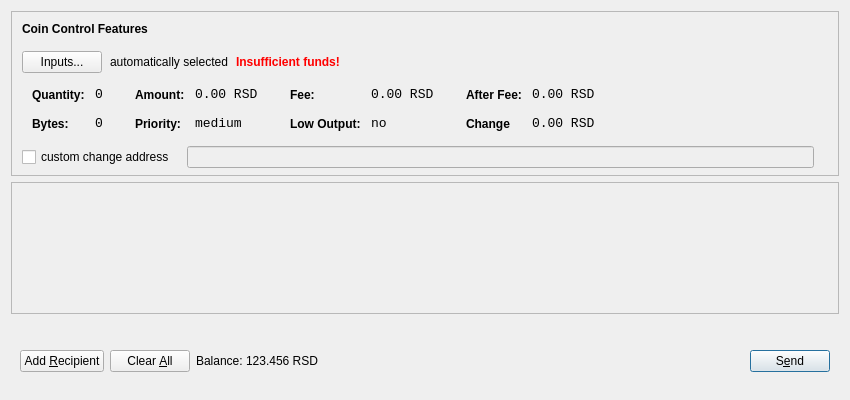
<?xml version="1.0" encoding="UTF-8"?>
<ui version="4.0">
 <class>SendCoinsDialog</class>
 <widget class="QDialog" name="SendCoinsDialog">
  <property name="geometry">
   <rect>
    <x>0</x>
    <y>0</y>
    <width>850</width>
    <height>400</height>
   </rect>
  </property>
  <property name="windowTitle">
   <string>Send Coins</string>
  </property>
  <layout class="QVBoxLayout" name="verticalLayout" stretch="0,1,0">
   <property name="bottomMargin">
    <number>8</number>
   </property>
   <item>
    <widget class="QFrame" name="frameCoinControl">
     <property name="sizePolicy">
      <sizepolicy hsizetype="Expanding" vsizetype="Expanding">
       <horstretch>0</horstretch>
       <verstretch>0</verstretch>
      </sizepolicy>
     </property>
     <property name="maximumSize">
      <size>
       <width>16777215</width>
       <height>16777215</height>
      </size>
     </property>
     <property name="frameShape">
      <enum>QFrame::StyledPanel</enum>
     </property>
     <property name="frameShadow">
      <enum>QFrame::Sunken</enum>
     </property>
     <layout class="QVBoxLayout" name="verticalLayoutCoinControl2">
      <property name="spacing">
       <number>6</number>
      </property>
      <property name="leftMargin">
       <number>0</number>
      </property>
      <property name="topMargin">
       <number>0</number>
      </property>
      <property name="rightMargin">
       <number>0</number>
      </property>
      <property name="bottomMargin">
       <number>6</number>
      </property>
      <item>
       <layout class="QVBoxLayout" name="verticalLayoutCoinControl" stretch="0,0,0,0,1">
        <property name="spacing">
         <number>0</number>
        </property>
        <property name="leftMargin">
         <number>10</number>
        </property>
        <property name="topMargin">
         <number>10</number>
        </property>
        <item>
         <layout class="QHBoxLayout" name="horizontalLayoutCoinControl1">
          <property name="bottomMargin">
           <number>15</number>
          </property>
          <item>
           <widget class="QLabel" name="labelCoinControlFeatures">
            <property name="sizePolicy">
             <sizepolicy hsizetype="Preferred" vsizetype="Maximum">
              <horstretch>0</horstretch>
              <verstretch>0</verstretch>
             </sizepolicy>
            </property>
            <property name="font">
             <font>
              <weight>75</weight>
              <bold>true</bold>
             </font>
            </property>
            <property name="styleSheet">
             <string notr="true">font-weight:bold;</string>
            </property>
            <property name="text">
             <string>Coin Control Features</string>
            </property>
           </widget>
          </item>
         </layout>
        </item>
        <item>
         <layout class="QHBoxLayout" name="horizontalLayoutCoinControl2" stretch="0,0,0,0">
          <property name="spacing">
           <number>8</number>
          </property>
          <property name="bottomMargin">
           <number>10</number>
          </property>
          <item>
           <widget class="QPushButton" name="pushButtonCoinControl">
            <property name="styleSheet">
             <string notr="true"/>
            </property>
            <property name="text">
             <string>Inputs...</string>
            </property>
           </widget>
          </item>
          <item>
           <widget class="QLabel" name="labelCoinControlAutomaticallySelected">
            <property name="text">
             <string>automatically selected</string>
            </property>
            <property name="margin">
             <number>5</number>
            </property>
           </widget>
          </item>
          <item>
           <widget class="QLabel" name="labelCoinControlInsuffFunds">
            <property name="font">
             <font>
              <weight>75</weight>
              <bold>true</bold>
             </font>
            </property>
            <property name="styleSheet">
             <string notr="true">color:red;font-weight:bold;</string>
            </property>
            <property name="text">
             <string>Insufficient funds!</string>
            </property>
            <property name="margin">
             <number>5</number>
            </property>
           </widget>
          </item>
          <item>
           <spacer name="horizontalSpacerCoinControl">
            <property name="orientation">
             <enum>Qt::Horizontal</enum>
            </property>
            <property name="sizeHint" stdset="0">
             <size>
              <width>40</width>
              <height>1</height>
             </size>
            </property>
           </spacer>
          </item>
         </layout>
        </item>
        <item>
         <widget class="QWidget" name="widgetCoinControl" native="true">
          <property name="sizePolicy">
           <sizepolicy hsizetype="Preferred" vsizetype="Preferred">
            <horstretch>0</horstretch>
            <verstretch>0</verstretch>
           </sizepolicy>
          </property>
          <property name="minimumSize">
           <size>
            <width>0</width>
            <height>0</height>
           </size>
          </property>
          <property name="styleSheet">
           <string notr="true"/>
          </property>
          <layout class="QHBoxLayout" name="horizontalLayoutCoinControl5">
           <property name="leftMargin">
            <number>0</number>
           </property>
           <property name="topMargin">
            <number>0</number>
           </property>
           <property name="rightMargin">
            <number>0</number>
           </property>
           <property name="bottomMargin">
            <number>0</number>
           </property>
           <item>
            <layout class="QHBoxLayout" name="horizontalLayoutCoinControl3" stretch="0,0,0,1">
             <property name="spacing">
              <number>20</number>
             </property>
             <property name="topMargin">
              <number>0</number>
             </property>
             <property name="bottomMargin">
              <number>10</number>
             </property>
             <item>
              <layout class="QFormLayout" name="formLayoutCoinControl1">
               <property name="horizontalSpacing">
                <number>10</number>
               </property>
               <property name="verticalSpacing">
                <number>14</number>
               </property>
               <property name="leftMargin">
                <number>10</number>
               </property>
               <property name="topMargin">
                <number>4</number>
               </property>
               <property name="rightMargin">
                <number>6</number>
               </property>
               <item row="0" column="0">
                <widget class="QLabel" name="labelCoinControlQuantityText">
                 <property name="styleSheet">
                  <string notr="true">font-weight:bold;</string>
                 </property>
                 <property name="text">
                  <string>Quantity:</string>
                 </property>
                 <property name="margin">
                  <number>0</number>
                 </property>
                </widget>
               </item>
               <item row="0" column="1">
                <widget class="QLabel" name="labelCoinControlQuantity">
                 <property name="font">
                  <font>
                   <family>Monospace</family>
                   <pointsize>10</pointsize>
                  </font>
                 </property>
                 <property name="cursor">
                  <cursorShape>IBeamCursor</cursorShape>
                 </property>
                 <property name="contextMenuPolicy">
                  <enum>Qt::ActionsContextMenu</enum>
                 </property>
                 <property name="text">
                  <string>0</string>
                 </property>
                 <property name="margin">
                  <number>0</number>
                 </property>
                 <property name="textInteractionFlags">
                  <set>Qt::LinksAccessibleByMouse|Qt::TextSelectableByKeyboard|Qt::TextSelectableByMouse</set>
                 </property>
                </widget>
               </item>
               <item row="1" column="0">
                <widget class="QLabel" name="labelCoinControlBytesText">
                 <property name="styleSheet">
                  <string notr="true">font-weight:bold;</string>
                 </property>
                 <property name="text">
                  <string>Bytes:</string>
                 </property>
                </widget>
               </item>
               <item row="1" column="1">
                <widget class="QLabel" name="labelCoinControlBytes">
                 <property name="font">
                  <font>
                   <family>Monospace</family>
                   <pointsize>10</pointsize>
                  </font>
                 </property>
                 <property name="cursor">
                  <cursorShape>IBeamCursor</cursorShape>
                 </property>
                 <property name="contextMenuPolicy">
                  <enum>Qt::ActionsContextMenu</enum>
                 </property>
                 <property name="text">
                  <string>0</string>
                 </property>
                 <property name="textInteractionFlags">
                  <set>Qt::LinksAccessibleByMouse|Qt::TextSelectableByKeyboard|Qt::TextSelectableByMouse</set>
                 </property>
                </widget>
               </item>
              </layout>
             </item>
             <item>
              <layout class="QFormLayout" name="formLayoutCoinControl2">
               <property name="horizontalSpacing">
                <number>10</number>
               </property>
               <property name="verticalSpacing">
                <number>14</number>
               </property>
               <property name="leftMargin">
                <number>6</number>
               </property>
               <property name="topMargin">
                <number>4</number>
               </property>
               <property name="rightMargin">
                <number>6</number>
               </property>
               <item row="0" column="0">
                <widget class="QLabel" name="labelCoinControlAmountText">
                 <property name="styleSheet">
                  <string notr="true">font-weight:bold;</string>
                 </property>
                 <property name="text">
                  <string>Amount:</string>
                 </property>
                 <property name="margin">
                  <number>0</number>
                 </property>
                </widget>
               </item>
               <item row="0" column="1">
                <widget class="QLabel" name="labelCoinControlAmount">
                 <property name="font">
                  <font>
                   <family>Monospace</family>
                   <pointsize>10</pointsize>
                  </font>
                 </property>
                 <property name="cursor">
                  <cursorShape>IBeamCursor</cursorShape>
                 </property>
                 <property name="contextMenuPolicy">
                  <enum>Qt::ActionsContextMenu</enum>
                 </property>
                 <property name="text">
                  <string>0.00 RSD</string>
                 </property>
                 <property name="textInteractionFlags">
                  <set>Qt::LinksAccessibleByMouse|Qt::TextSelectableByKeyboard|Qt::TextSelectableByMouse</set>
                 </property>
                </widget>
               </item>
               <item row="1" column="0">
                <widget class="QLabel" name="labelCoinControlPriorityText">
                 <property name="styleSheet">
                  <string notr="true">font-weight:bold;</string>
                 </property>
                 <property name="text">
                  <string>Priority:</string>
                 </property>
                </widget>
               </item>
               <item row="1" column="1">
                <widget class="QLabel" name="labelCoinControlPriority">
                 <property name="font">
                  <font>
                   <family>Monospace</family>
                   <pointsize>10</pointsize>
                  </font>
                 </property>
                 <property name="cursor">
                  <cursorShape>IBeamCursor</cursorShape>
                 </property>
                 <property name="contextMenuPolicy">
                  <enum>Qt::ActionsContextMenu</enum>
                 </property>
                 <property name="text">
                  <string>medium</string>
                 </property>
                 <property name="textInteractionFlags">
                  <set>Qt::LinksAccessibleByMouse|Qt::TextSelectableByKeyboard|Qt::TextSelectableByMouse</set>
                 </property>
                </widget>
               </item>
              </layout>
             </item>
             <item>
              <layout class="QFormLayout" name="formLayoutCoinControl3">
               <property name="horizontalSpacing">
                <number>10</number>
               </property>
               <property name="verticalSpacing">
                <number>14</number>
               </property>
               <property name="leftMargin">
                <number>6</number>
               </property>
               <property name="topMargin">
                <number>4</number>
               </property>
               <property name="rightMargin">
                <number>6</number>
               </property>
               <item row="0" column="0">
                <widget class="QLabel" name="labelCoinControlFeeText">
                 <property name="styleSheet">
                  <string notr="true">font-weight:bold;</string>
                 </property>
                 <property name="text">
                  <string>Fee:</string>
                 </property>
                 <property name="margin">
                  <number>0</number>
                 </property>
                </widget>
               </item>
               <item row="0" column="1">
                <widget class="QLabel" name="labelCoinControlFee">
                 <property name="font">
                  <font>
                   <family>Monospace</family>
                   <pointsize>10</pointsize>
                  </font>
                 </property>
                 <property name="cursor">
                  <cursorShape>IBeamCursor</cursorShape>
                 </property>
                 <property name="contextMenuPolicy">
                  <enum>Qt::ActionsContextMenu</enum>
                 </property>
                 <property name="text">
                  <string>0.00 RSD</string>
                 </property>
                 <property name="textInteractionFlags">
                  <set>Qt::LinksAccessibleByMouse|Qt::TextSelectableByKeyboard|Qt::TextSelectableByMouse</set>
                 </property>
                </widget>
               </item>
               <item row="1" column="0">
                <widget class="QLabel" name="labelCoinControlLowOutputText">
                 <property name="styleSheet">
                  <string notr="true">font-weight:bold;</string>
                 </property>
                 <property name="text">
                  <string>Low Output:</string>
                 </property>
                </widget>
               </item>
               <item row="1" column="1">
                <widget class="QLabel" name="labelCoinControlLowOutput">
                 <property name="font">
                  <font>
                   <family>Monospace</family>
                   <pointsize>10</pointsize>
                  </font>
                 </property>
                 <property name="cursor">
                  <cursorShape>IBeamCursor</cursorShape>
                 </property>
                 <property name="contextMenuPolicy">
                  <enum>Qt::ActionsContextMenu</enum>
                 </property>
                 <property name="text">
                  <string>no</string>
                 </property>
                 <property name="textInteractionFlags">
                  <set>Qt::LinksAccessibleByMouse|Qt::TextSelectableByKeyboard|Qt::TextSelectableByMouse</set>
                 </property>
                </widget>
               </item>
              </layout>
             </item>
             <item>
              <layout class="QFormLayout" name="formLayoutCoinControl4">
               <property name="horizontalSpacing">
                <number>10</number>
               </property>
               <property name="verticalSpacing">
                <number>14</number>
               </property>
               <property name="leftMargin">
                <number>6</number>
               </property>
               <property name="topMargin">
                <number>4</number>
               </property>
               <property name="rightMargin">
                <number>6</number>
               </property>
               <item row="0" column="0">
                <widget class="QLabel" name="labelCoinControlAfterFeeText">
                 <property name="styleSheet">
                  <string notr="true">font-weight:bold;</string>
                 </property>
                 <property name="text">
                  <string>After Fee:</string>
                 </property>
                 <property name="margin">
                  <number>0</number>
                 </property>
                </widget>
               </item>
               <item row="0" column="1">
                <widget class="QLabel" name="labelCoinControlAfterFee">
                 <property name="font">
                  <font>
                   <family>Monospace</family>
                   <pointsize>10</pointsize>
                  </font>
                 </property>
                 <property name="cursor">
                  <cursorShape>IBeamCursor</cursorShape>
                 </property>
                 <property name="contextMenuPolicy">
                  <enum>Qt::ActionsContextMenu</enum>
                 </property>
                 <property name="text">
                  <string>0.00 RSD</string>
                 </property>
                 <property name="textInteractionFlags">
                  <set>Qt::LinksAccessibleByMouse|Qt::TextSelectableByKeyboard|Qt::TextSelectableByMouse</set>
                 </property>
                </widget>
               </item>
               <item row="1" column="0">
                <widget class="QLabel" name="labelCoinControlChangeText">
                 <property name="styleSheet">
                  <string notr="true">font-weight:bold;</string>
                 </property>
                 <property name="text">
                  <string>Change</string>
                 </property>
                </widget>
               </item>
               <item row="1" column="1">
                <widget class="QLabel" name="labelCoinControlChange">
                 <property name="font">
                  <font>
                   <family>Monospace</family>
                   <pointsize>10</pointsize>
                  </font>
                 </property>
                 <property name="cursor">
                  <cursorShape>IBeamCursor</cursorShape>
                 </property>
                 <property name="contextMenuPolicy">
                  <enum>Qt::ActionsContextMenu</enum>
                 </property>
                 <property name="text">
                  <string>0.00 RSD</string>
                 </property>
                 <property name="textInteractionFlags">
                  <set>Qt::LinksAccessibleByMouse|Qt::TextSelectableByKeyboard|Qt::TextSelectableByMouse</set>
                 </property>
                </widget>
               </item>
              </layout>
             </item>
            </layout>
           </item>
          </layout>
         </widget>
        </item>
        <item>
         <layout class="QHBoxLayout" name="horizontalLayoutCoinControl4" stretch="0,0,0">
          <property name="spacing">
           <number>12</number>
          </property>
          <property name="sizeConstraint">
           <enum>QLayout::SetDefaultConstraint</enum>
          </property>
          <property name="topMargin">
           <number>5</number>
          </property>
          <property name="rightMargin">
           <number>5</number>
          </property>
          <item>
           <widget class="QCheckBox" name="checkBoxCoinControlChange">
            <property name="text">
             <string>custom change address</string>
            </property>
           </widget>
          </item>
          <item>
           <widget class="QLineEdit" name="lineEditCoinControlChange">
            <property name="enabled">
             <bool>false</bool>
            </property>
            <property name="sizePolicy">
             <sizepolicy hsizetype="Expanding" vsizetype="Fixed">
              <horstretch>0</horstretch>
              <verstretch>0</verstretch>
             </sizepolicy>
            </property>
           </widget>
          </item>
          <item>
           <widget class="QLabel" name="labelCoinControlChangeLabel">
            <property name="sizePolicy">
             <sizepolicy hsizetype="Preferred" vsizetype="Expanding">
              <horstretch>0</horstretch>
              <verstretch>0</verstretch>
             </sizepolicy>
            </property>
            <property name="minimumSize">
             <size>
              <width>0</width>
              <height>0</height>
             </size>
            </property>
            <property name="text">
             <string/>
            </property>
            <property name="margin">
             <number>3</number>
            </property>
           </widget>
          </item>
         </layout>
        </item>
        <item>
         <spacer name="verticalSpacerCoinControl">
          <property name="orientation">
           <enum>Qt::Vertical</enum>
          </property>
          <property name="sizeHint" stdset="0">
           <size>
            <width>800</width>
            <height>1</height>
           </size>
          </property>
         </spacer>
        </item>
       </layout>
      </item>
     </layout>
    </widget>
   </item>
   <item>
    <widget class="QScrollArea" name="scrollArea">
     <property name="widgetResizable">
      <bool>true</bool>
     </property>
     <widget class="QWidget" name="scrollAreaWidgetContents">
      <property name="geometry">
       <rect>
        <x>0</x>
        <y>0</y>
        <width>830</width>
        <height>124</height>
       </rect>
      </property>
      <layout class="QVBoxLayout" name="verticalLayout_2">
       <property name="leftMargin">
        <number>0</number>
       </property>
       <property name="topMargin">
        <number>0</number>
       </property>
       <property name="rightMargin">
        <number>0</number>
       </property>
       <property name="bottomMargin">
        <number>0</number>
       </property>
       <item>
        <layout class="QVBoxLayout" name="entries">
         <property name="spacing">
          <number>6</number>
         </property>
        </layout>
       </item>
       <item>
        <spacer name="verticalSpacer">
         <property name="orientation">
          <enum>Qt::Vertical</enum>
         </property>
         <property name="sizeHint" stdset="0">
          <size>
           <width>20</width>
           <height>40</height>
          </size>
         </property>
        </spacer>
       </item>
      </layout>
     </widget>
    </widget>
   </item>
   <item>
    <widget class="QWidget" name="buttonBar" native="true">
     <layout class="QHBoxLayout" name="horizontalLayout">
      <property name="leftMargin">
       <number>9</number>
      </property>
      <property name="topMargin">
       <number>30</number>
      </property>
      <property name="rightMargin">
       <number>9</number>
      </property>
      <property name="bottomMargin">
       <number>20</number>
      </property>
      <item>
       <widget class="QPushButton" name="addButton">
        <property name="maximumSize">
         <size>
          <width>136</width>
          <height>36</height>
         </size>
        </property>
        <property name="toolTip">
         <string>Send to multiple recipients at once</string>
        </property>
        <property name="text">
         <string>Add &amp;Recipient</string>
        </property>
        <property name="autoDefault">
         <bool>false</bool>
        </property>
       </widget>
      </item>
      <item>
       <widget class="QPushButton" name="clearButton">
        <property name="sizePolicy">
         <sizepolicy hsizetype="Minimum" vsizetype="Fixed">
          <horstretch>0</horstretch>
          <verstretch>0</verstretch>
         </sizepolicy>
        </property>
        <property name="maximumSize">
         <size>
          <width>100</width>
          <height>36</height>
         </size>
        </property>
        <property name="toolTip">
         <string>Remove all transaction fields</string>
        </property>
        <property name="text">
         <string>Clear &amp;All</string>
        </property>
        <property name="autoRepeatDelay">
         <number>300</number>
        </property>
        <property name="autoDefault">
         <bool>false</bool>
        </property>
       </widget>
      </item>
      <item>
       <layout class="QHBoxLayout" name="horizontalLayout_2">
        <property name="spacing">
         <number>3</number>
        </property>
        <item>
         <widget class="QLabel" name="label">
          <property name="sizePolicy">
           <sizepolicy hsizetype="Preferred" vsizetype="Fixed">
            <horstretch>0</horstretch>
            <verstretch>0</verstretch>
           </sizepolicy>
          </property>
          <property name="text">
           <string>Balance:</string>
          </property>
         </widget>
        </item>
        <item>
         <widget class="QLabel" name="labelBalance">
          <property name="sizePolicy">
           <sizepolicy hsizetype="Preferred" vsizetype="Fixed">
            <horstretch>0</horstretch>
            <verstretch>0</verstretch>
           </sizepolicy>
          </property>
          <property name="cursor">
           <cursorShape>IBeamCursor</cursorShape>
          </property>
          <property name="text">
           <string>123.456 RSD</string>
          </property>
          <property name="textInteractionFlags">
           <set>Qt::LinksAccessibleByMouse|Qt::TextSelectableByKeyboard|Qt::TextSelectableByMouse</set>
          </property>
         </widget>
        </item>
       </layout>
      </item>
      <item>
       <spacer name="horizontalSpacer">
        <property name="orientation">
         <enum>Qt::Horizontal</enum>
        </property>
        <property name="sizeHint" stdset="0">
         <size>
          <width>40</width>
          <height>20</height>
         </size>
        </property>
       </spacer>
      </item>
      <item>
       <widget class="QPushButton" name="sendButton">
        <property name="maximumSize">
         <size>
          <width>96</width>
          <height>36</height>
         </size>
        </property>
        <property name="toolTip">
         <string>Confirm the send action</string>
        </property>
        <property name="text">
         <string>S&amp;end</string>
        </property>
        <property name="default">
         <bool>true</bool>
        </property>
       </widget>
      </item>
     </layout>
    </widget>
   </item>
  </layout>
 </widget>
 <resources/>
 <connections/>
</ui>
